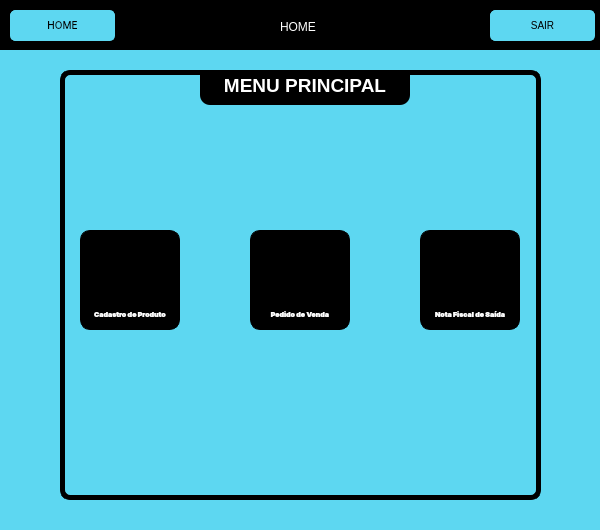
<?xml version="1.0" encoding="UTF-8"?>
<ui version="4.0">
 <class>MainWindow</class>
 <widget class="QMainWindow" name="MainWindow">
  <property name="geometry">
   <rect>
    <x>0</x>
    <y>0</y>
    <width>600</width>
    <height>530</height>
   </rect>
  </property>
  <property name="minimumSize">
   <size>
    <width>600</width>
    <height>530</height>
   </size>
  </property>
  <property name="maximumSize">
   <size>
    <width>600</width>
    <height>530</height>
   </size>
  </property>
  <property name="windowTitle">
   <string>MainWindow</string>
  </property>
  <property name="styleSheet">
   <string notr="true">background-color: rgb(93, 215, 241);
font: 12pt &quot;Inter&quot;;</string>
  </property>
  <widget class="QWidget" name="centralwidget">
   <widget class="QPushButton" name="homeButton">
    <property name="geometry">
     <rect>
      <x>10</x>
      <y>10</y>
      <width>105</width>
      <height>31</height>
     </rect>
    </property>
    <property name="font">
     <font>
      <family>Inter</family>
      <pointsize>-1</pointsize>
      <weight>50</weight>
      <italic>false</italic>
      <bold>false</bold>
     </font>
    </property>
    <property name="cursor">
     <cursorShape>PointingHandCursor</cursorShape>
    </property>
    <property name="styleSheet">
     <string notr="true">QPushButton
{
	background-color: rgb(93, 215, 241); 
	border: 1px solid rgb(93, 215, 241);
	border-radius: 5px;
	font-size: 10px;	
}
QPushButton:hover
{
	background-color: #000000;
	color : rgb(93, 215, 241);
}
</string>
    </property>
    <property name="text">
     <string>HOME</string>
    </property>
   </widget>
   <widget class="QPushButton" name="exitButton">
    <property name="geometry">
     <rect>
      <x>490</x>
      <y>10</y>
      <width>105</width>
      <height>31</height>
     </rect>
    </property>
    <property name="cursor">
     <cursorShape>PointingHandCursor</cursorShape>
    </property>
    <property name="styleSheet">
     <string notr="true">QPushButton
{
	background-color: rgb(93, 215, 241); 
	border: 1px solid rgb(93, 215, 241);
	border-radius: 5px;
	font-size: 10px;	
}
QPushButton:hover
{
	background-color: #000000;
	color : rgb(93, 215, 241);
}
</string>
    </property>
    <property name="text">
     <string>SAIR</string>
    </property>
   </widget>
   <widget class="QLabel" name="homeTitle">
    <property name="geometry">
     <rect>
      <x>280</x>
      <y>20</y>
      <width>47</width>
      <height>13</height>
     </rect>
    </property>
    <property name="styleSheet">
     <string notr="true">background-color: transparent;
color: #fff;
font-size: 12px</string>
    </property>
    <property name="text">
     <string>HOME</string>
    </property>
   </widget>
   <widget class="QGraphicsView" name="wrapperMenu">
    <property name="geometry">
     <rect>
      <x>60</x>
      <y>70</y>
      <width>481</width>
      <height>430</height>
     </rect>
    </property>
    <property name="styleSheet">
     <string notr="true">border: 5px solid #000;
border-radius: 10px;
</string>
    </property>
   </widget>
   <widget class="QTextBrowser" name="textBrowser">
    <property name="geometry">
     <rect>
      <x>200</x>
      <y>70</y>
      <width>210</width>
      <height>35</height>
     </rect>
    </property>
    <property name="styleSheet">
     <string notr="true">background-color: #000;
color: #fff;
border-bottom-right-radius: 10px;
border-bottom-left-radius: 10px;</string>
    </property>
    <property name="html">
     <string>&lt;!DOCTYPE HTML PUBLIC &quot;-//W3C//DTD HTML 4.0//EN&quot; &quot;http://www.w3.org/TR/REC-html40/strict.dtd&quot;&gt;
&lt;html&gt;&lt;head&gt;&lt;meta name=&quot;qrichtext&quot; content=&quot;1&quot; /&gt;&lt;style type=&quot;text/css&quot;&gt;
p, li { white-space: pre-wrap; }
&lt;/style&gt;&lt;/head&gt;&lt;body style=&quot; font-family:'Inter'; font-size:12pt; font-weight:400; font-style:normal;&quot;&gt;
&lt;p align=&quot;center&quot; style=&quot; margin-top:0px; margin-bottom:0px; margin-left:0px; margin-right:0px; -qt-block-indent:0; text-indent:0px;&quot;&gt;&lt;span style=&quot; font-size:14pt; font-weight:600;&quot;&gt;MENU PRINCIPAL&lt;/span&gt;&lt;/p&gt;&lt;/body&gt;&lt;/html&gt;</string>
    </property>
   </widget>
   <widget class="QGraphicsView" name="wrapperHeader">
    <property name="geometry">
     <rect>
      <x>0</x>
      <y>0</y>
      <width>601</width>
      <height>50</height>
     </rect>
    </property>
    <property name="styleSheet">
     <string notr="true">background-color: rgb(0, 0, 0);</string>
    </property>
   </widget>
   <widget class="QPushButton" name="homeButton_2">
    <property name="geometry">
     <rect>
      <x>80</x>
      <y>230</y>
      <width>100</width>
      <height>100</height>
     </rect>
    </property>
    <property name="font">
     <font>
      <family>Inter</family>
      <pointsize>-1</pointsize>
      <weight>87</weight>
      <italic>false</italic>
      <bold>true</bold>
     </font>
    </property>
    <property name="cursor">
     <cursorShape>PointingHandCursor</cursorShape>
    </property>
    <property name="styleSheet">
     <string notr="true">QPushButton
{
	image: url(:/menuImg/product.png);
	border: 1px solid #000000;
	border-radius: 10px;
	font-size: 7px;
	color: #fff;
	font-weight: 700;
	text-align: bottom;
	background-color: #000;
	padding: 10px 11px;
	transition:  1s;
}

QPushButton:hover
{
	image: url(:/menuImg/product_hover.png);
	background-color: rgb(255, 255, 255);
	color: #000000;
}</string>
    </property>
    <property name="text">
     <string>Cadastro de Produto</string>
    </property>
   </widget>
   <widget class="QPushButton" name="homeButton_3">
    <property name="geometry">
     <rect>
      <x>250</x>
      <y>230</y>
      <width>100</width>
      <height>100</height>
     </rect>
    </property>
    <property name="font">
     <font>
      <family>Inter</family>
      <pointsize>-1</pointsize>
      <weight>87</weight>
      <italic>false</italic>
      <bold>true</bold>
     </font>
    </property>
    <property name="cursor">
     <cursorShape>PointingHandCursor</cursorShape>
    </property>
    <property name="styleSheet">
     <string notr="true">QPushButton
{
	image: url(:/menuImg/sell_request.png);
	border: 1px solid #000000;
	border-radius: 10px;
	font-size: 7px;
	color: #fff;
	font-weight: 700;
	text-align: bottom;
	background-color: #000;
	padding: 10px 11px;
	transition:  1s;
}

QPushButton:hover
{
	image: url(:/menuImg/sell_request_hover.png);
	background-color: rgb(255, 255, 255);
	color: #000000;
}</string>
    </property>
    <property name="text">
     <string>Pedido de Venda</string>
    </property>
   </widget>
   <widget class="QPushButton" name="homeButton_4">
    <property name="geometry">
     <rect>
      <x>420</x>
      <y>230</y>
      <width>100</width>
      <height>100</height>
     </rect>
    </property>
    <property name="font">
     <font>
      <family>Inter</family>
      <pointsize>-1</pointsize>
      <weight>87</weight>
      <italic>false</italic>
      <bold>true</bold>
     </font>
    </property>
    <property name="cursor">
     <cursorShape>PointingHandCursor</cursorShape>
    </property>
    <property name="styleSheet">
     <string notr="true">QPushButton
{
	image: url(:/menuImg/nfe.png);
	border: 1px solid #000000;
	border-radius: 10px;
	font-size: 7px;
	color: #fff;
	font-weight: 700;
	text-align: bottom;
	background-color: #000;
	padding: 10px 11px;
	transition:  1s;
}

QPushButton:hover
{
	image: url(:/menuImg/nfe_hover.png);
	background-color: rgb(255, 255, 255);
	color: #000000;
}</string>
    </property>
    <property name="text">
     <string>Nota Fiscal de Saída</string>
    </property>
   </widget>
   <zorder>wrapperHeader</zorder>
   <zorder>exitButton</zorder>
   <zorder>wrapperMenu</zorder>
   <zorder>textBrowser</zorder>
   <zorder>homeButton</zorder>
   <zorder>homeTitle</zorder>
   <zorder>homeButton_2</zorder>
   <zorder>homeButton_3</zorder>
   <zorder>homeButton_4</zorder>
  </widget>
 </widget>
 <resources>
  <include location="home_images.qrc"/>
 </resources>
 <connections/>
</ui>
